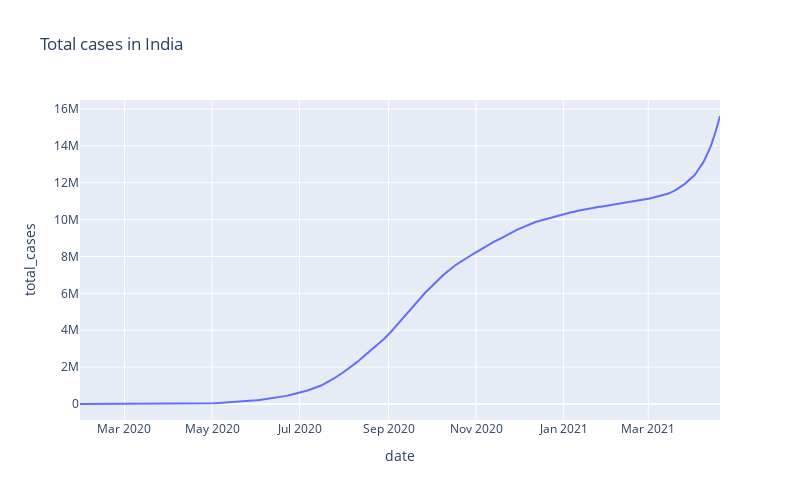

This figure's notebook cell:
### Markdown cell above
<h2>Total Cases in India</h2>

### Code cell
fig = px.line(india_cases, x='date', y='total_cases', title='Total cases in India', width=800, height=500)
fig.show()

### Figure 1 — Plotly figure (JSON) as saved in the notebook; plotly's stock layout.template omitted (floating-point values rounded to 4 significant figures; data arrays with more than 128 entries replaced by an {"elided": "..."} marker saying what was removed)
{"data": [{"hovertemplate": "date=%{x}<br>total_cases=%{y}<extra></extra>", "legendgroup": "", "line": {"color": "#636efa", "dash": "solid"}, "mode": "lines", "name": "", "orientation": "v", "showlegend": false, "type": "scatter", "x": {"elided": "447 str values"}, "xaxis": "x", "y": {"elided": "447 int values"}, "yaxis": "y"}], "layout": {"height": 500, "legend": {"tracegroupgap": 0}, "title": {"text": "Total cases in India"}, "width": 800, "xaxis": {"anchor": "y", "domain": [0, 1], "title": {"text": "date"}}, "yaxis": {"anchor": "x", "domain": [0, 1], "title": {"text": "total_cases"}}}}
